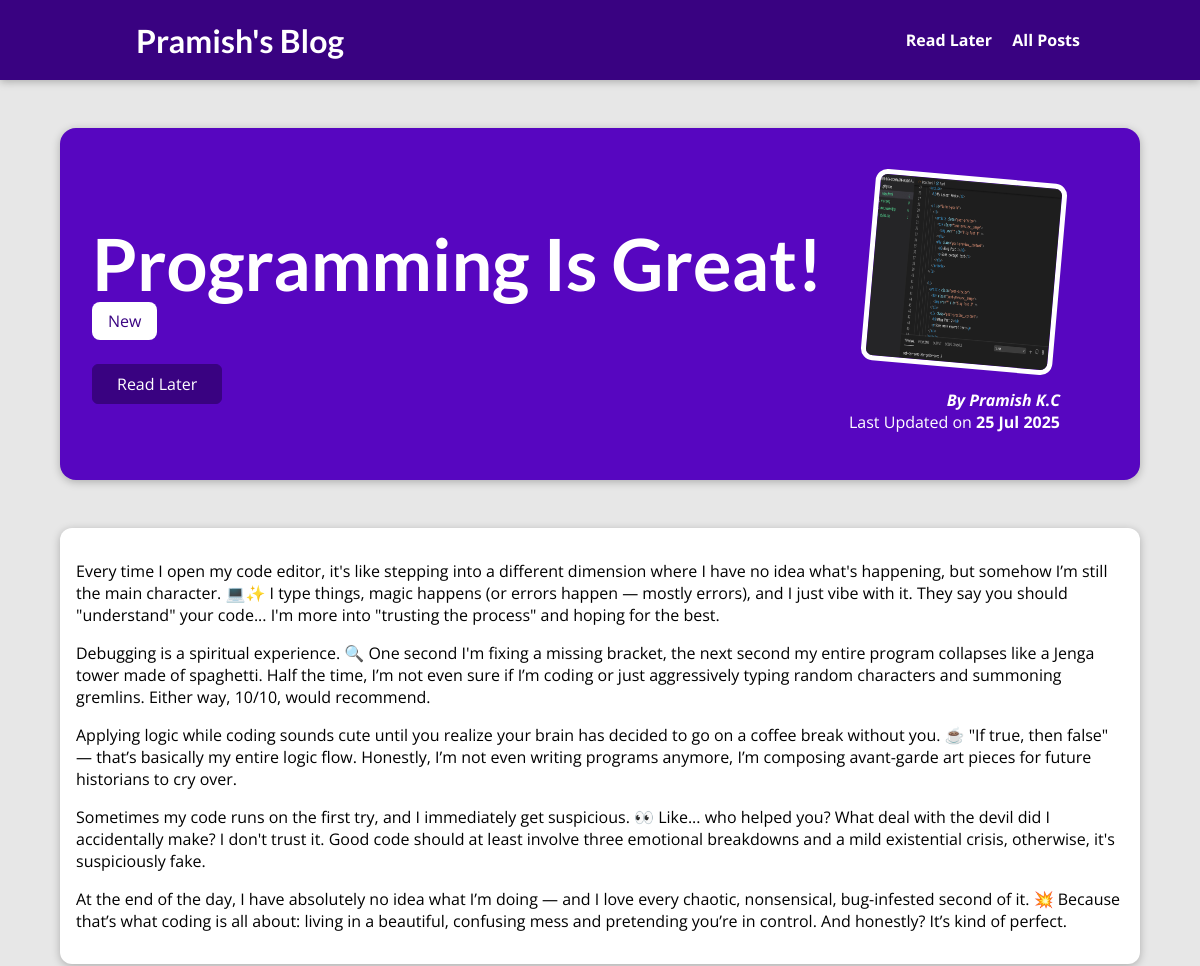
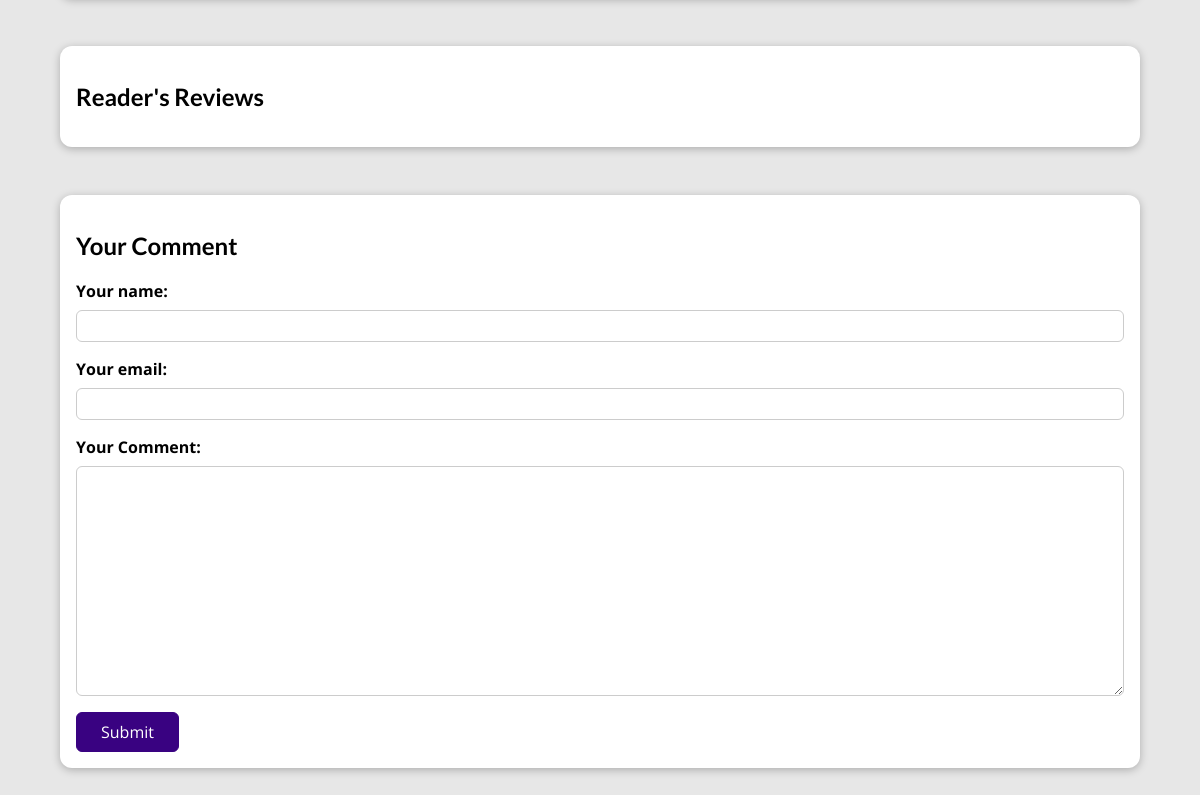
Page /posts/programming-is-fun on the committed database (2 pictures, top to bottom).
### blog/models.py (models this page shows, shortened)
class Post(models.Model):
    title = models.CharField(max_length=100)
    excerpt = models.TextField()
    date = models.DateField(auto_now=True)
    content = models.TextField(validators=[MinLengthValidator(10)])
    author = models.ForeignKey(Author, on_delete=models.SET_NULL, related_name='posts', null="True")
    slug = models.SlugField(unique=True, null=False)
    tags = models.ManyToManyField(Tag)
    image = models.ImageField(upload_to="images", null="True", blank="True")

class Tag(models.Model):
    caption = models.CharField(max_length=20)

class Author(models.Model):
    first_name = models.CharField(max_length=25)
    last_name = models.CharField(max_length=25)
    email = models.EmailField()
    def __str__(self):
        return f"{self.first_name} {self.last_name}"

### blog/views.py (the view, shortened to what this page needs)
# urls.py: path("posts/<slug:slug>", views.SinglePostView.as_view(), name='post-detail-page'),
class SinglePostView(View):
    def is_stored_post(self, request, post_id):
        stored_posts = request.session.get("stored_posts")
        if stored_posts is not None:
            is_saved_for_later = post_id in stored_posts
        else:
            is_saved_for_later = False
        return is_saved_for_later
    def get(self, request, slug):
        post = Post.objects.get(slug=slug)
        context = {
            "post": post,
            "post_tags": post.tags.all(),
            "comment_form": CommentForm(),
            "comments": post.comments.all().order_by("-id"),
            "saved_for_later": self.is_stored_post(request, post.id),
        }
        return render(request, "blog/post-detail.html", context)

### blog/forms.py
class CommentForm(forms.ModelForm):
	class Meta:
		model = Comment
		exclude = ["post"]
		labels = {
				"user_name": "Your name",
				"user_email": "Your email",
				"text": "Your Comment"
				}

### blog/templates/blog/post-detail.html (shortened to what this page needs)
{% extends "base.html" %}
{% load static %}
{% block css_files %}
<link rel='stylesheet' href="{% static 'blog/post-detail.css' %}"/>
{% endblock %}
{% block content %}
<section id='summary'>
    <h2>{{ post.title }}</h2>
    <div>{% for tag in post_tags%}
        <span class='tag'>{{ tag.caption }}</span>
    {% endfor %}</div>
    <div id="read-later">
        <form method="POST" action="{% url 'read-later' %}">
            <button>
                {% if saved_for_later %}
                Remove from "Read Later"
                {% else %}
                Read Later
                {% endif %}
            </button>
        </form>
    </div>
    <article>
        <img src="{{ post.image.url }}" alt="{{post.image.path}}"/>
        <address>By <a href="mailto:{{ post.author.email}}">{{ post.author }}</a></address>
        <div>
            Last Updated on <time>{{ post.date|date:"d M Y" }}</time>
        </div>
    </article>
</section>
<main>
    <p>
        {{ post.content| linebreaks }}
    </p>
</main>
<section id="comments">
    <h1>Reader's Reviews</h1>
</section>
<section id="comment-form">
        <h2>Your Comment</h2>
        <form method="POST" action="{% url 'post-detail-page' post.slug%}">
            {% for form_field in comment_form %}
            <div class="form-control{% if form_field.errors %} invalid {% endif %}" >
                {{ form_field.label_tag }}
                {{ form_field }}
            </div>
            {% endfor %}
            <button type="submit">Submit</button>
        </form>
    </section>
{% endblock %}

### static/app.css (style rules this page uses)
* { box-sizing: border-box; }
html { font-family: 'Open Sans', 'Lato', sans-serif; }
body { margin: 0; }
h1, h2, h3 { font-family: 'Lato', sans-serif; font-weight: bold; }

### blog/static/blog/post-detail.css (style rules this page uses)
body { background-color: #e7e7e7; }
#summary { margin: 8rem auto 3rem auto; padding: 2rem; width: 90%; max-width: 90rem; border-radius: 16px; background-color: #5706c0; position: relative; box-shadow: 0 2px 8px rgba(0, 0, 0, 0.25); height: 22rem; }
#summary h2 { color: white; font-size: 4.5rem; margin-bottom: 0.25rem; }
#summary article { position: absolute; top: 2rem; right: 3rem; padding: 1rem 2rem; border-radius: 12px; text-align: right; color: white; }
#summary article img { width: 12rem; height: 12rem; border-radius: 12px; transform: rotateZ(5deg); border: 5px solid white; margin-bottom: 1rem; }
#summary address { font-weight: bold; }
#summary a { color: white; text-decoration: none; }
#summary time { font-weight: bold; }
main { width: 90%; max-width: 90rem; margin: 3rem auto; background-color: white; padding: 1rem; border-radius: 12px; box-shadow: 0 2px 8px rgba(0, 0, 0, 0.25); }
.tag { background-color: white; color: #390281; padding: 0.5rem 1rem; border-radius: 8px; }
#comment-form { margin: 3rem auto; width: 90%; max-width: 90rem; border-radius: 12px; background-color: white; box-shadow: 0 2px 8px rgba(0, 0, 0, 0.25); padding: 1rem; }
#comment-form button { font: inherit; background-color: #390281; color: white; border: 1px solid #390281; padding: 0.5rem 1.5rem; border-radius: 6px; cursor: pointer; }
.form-control { margin-bottom: 1rem; }
.form-control label { font-weight: bold; margin-bottom: 0.5rem; display: block; }
.form-control input, .form-control textarea { display: block; width: 100%; font: inherit; padding: 0.25rem; border-radius: 6px; border: 1px solid #ccc; }
#comments { margin: 3rem auto; width: 90%; max-width: 90rem; background-color: white; padding: 1rem; border-radius: 12px; box-shadow: 0 2px 8px rgba(0, 0, 0, 0.25); }
#read-later { margin: 2rem 0; }
#read-later button { font: inherit; background-color: #390281; color: white; border: 1px solid #390281; padding: 0.5rem 1.5rem; border-radius: 6px; cursor: pointer; }

### rows in the picture
Post: title "Programming Is Great!", image (picture), author "Pramish K.C", date "25 Jul 2025", content "Every time I open my code editor, it's like stepping into a different dimension where I have no idea what's happening, but somehow I’m still the main character. 💻✨ I type things, magic happens (or errors happen — mostly errors), and I just vibe with it. They say you should \"understand\" your code... I'm more into \"trusting the process\" and hoping for the best. Debugging is a spiritual experience. 🔍 One second I'm fixing a missing bracket, the next second my entire program collapses like a Jenga tower made of spaghetti. Half the time, I’m not even sure if I’m coding or just aggressively typing random characters and summoning gremlins. Either way, 10/10, would recommend. Applying logic while…"
Tag: caption "New"
